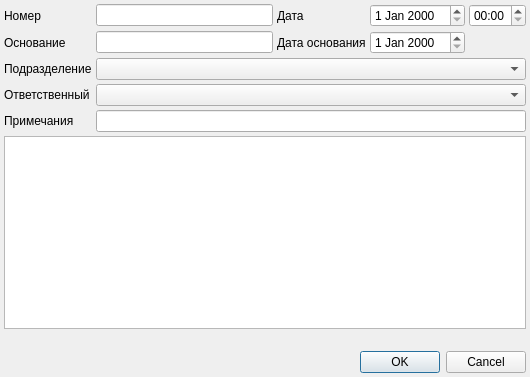
<?xml version="1.0" encoding="UTF-8"?>
<ui version="4.0">
 <class>FinTransferDialog</class>
 <widget class="QDialog" name="FinTransferDialog">
  <property name="geometry">
   <rect>
    <x>0</x>
    <y>0</y>
    <width>530</width>
    <height>377</height>
   </rect>
  </property>
  <property name="windowTitle">
   <string>Акт изменения типа финансирования ЛСиИМН</string>
  </property>
  <layout class="QGridLayout" name="gridLayout">
   <property name="margin">
    <number>4</number>
   </property>
   <property name="spacing">
    <number>4</number>
   </property>
   <item row="0" column="4">
    <widget class="CDateEdit" name="edtDate">
     <property name="sizePolicy">
      <sizepolicy hsizetype="Maximum" vsizetype="Fixed">
       <horstretch>0</horstretch>
       <verstretch>0</verstretch>
      </sizepolicy>
     </property>
    </widget>
   </item>
   <item row="1" column="0">
    <widget class="QLabel" name="lblReason">
     <property name="text">
      <string>Основание</string>
     </property>
     <property name="buddy">
      <cstring>edtReason</cstring>
     </property>
    </widget>
   </item>
   <item row="0" column="0">
    <widget class="QLabel" name="lblNumber">
     <property name="text">
      <string>Номер</string>
     </property>
     <property name="buddy">
      <cstring>edtNumber</cstring>
     </property>
    </widget>
   </item>
   <item row="2" column="1" colspan="5">
    <widget class="CStorageComboBox" name="cmbSupplier">
     <property name="sizePolicy">
      <sizepolicy hsizetype="Expanding" vsizetype="Fixed">
       <horstretch>0</horstretch>
       <verstretch>0</verstretch>
      </sizepolicy>
     </property>
    </widget>
   </item>
   <item row="4" column="0">
    <widget class="QLabel" name="lblNote">
     <property name="text">
      <string>Примечания</string>
     </property>
     <property name="buddy">
      <cstring>edtNote</cstring>
     </property>
    </widget>
   </item>
   <item row="1" column="3">
    <widget class="QLabel" name="lblReasonDate">
     <property name="sizePolicy">
      <sizepolicy hsizetype="Maximum" vsizetype="Preferred">
       <horstretch>0</horstretch>
       <verstretch>0</verstretch>
      </sizepolicy>
     </property>
     <property name="text">
      <string>Дата основания</string>
     </property>
     <property name="buddy">
      <cstring>edtReasonDate</cstring>
     </property>
    </widget>
   </item>
   <item row="2" column="0">
    <widget class="QLabel" name="lblSupplier">
     <property name="sizePolicy">
      <sizepolicy hsizetype="Maximum" vsizetype="Preferred">
       <horstretch>0</horstretch>
       <verstretch>0</verstretch>
      </sizepolicy>
     </property>
     <property name="text">
      <string>Подразделение</string>
     </property>
     <property name="buddy">
      <cstring>cmbSupplier</cstring>
     </property>
    </widget>
   </item>
   <item row="0" column="3">
    <widget class="QLabel" name="lblDate">
     <property name="sizePolicy">
      <sizepolicy hsizetype="Maximum" vsizetype="Preferred">
       <horstretch>0</horstretch>
       <verstretch>0</verstretch>
      </sizepolicy>
     </property>
     <property name="text">
      <string>Дата</string>
     </property>
     <property name="buddy">
      <cstring>edtDate</cstring>
     </property>
    </widget>
   </item>
   <item row="4" column="1" colspan="5">
    <widget class="QLineEdit" name="edtNote"/>
   </item>
   <item row="1" column="4">
    <widget class="CDateEdit" name="edtReasonDate">
     <property name="sizePolicy">
      <sizepolicy hsizetype="Maximum" vsizetype="Fixed">
       <horstretch>0</horstretch>
       <verstretch>0</verstretch>
      </sizepolicy>
     </property>
    </widget>
   </item>
   <item row="0" column="5">
    <widget class="QTimeEdit" name="edtTime">
     <property name="sizePolicy">
      <sizepolicy hsizetype="Maximum" vsizetype="Fixed">
       <horstretch>0</horstretch>
       <verstretch>0</verstretch>
      </sizepolicy>
     </property>
     <property name="displayFormat">
      <string>HH:mm</string>
     </property>
    </widget>
   </item>
   <item row="3" column="0">
    <widget class="QLabel" name="lblSupplierPerson">
     <property name="text">
      <string>Ответственный</string>
     </property>
     <property name="buddy">
      <cstring>cmbSupplierPerson</cstring>
     </property>
    </widget>
   </item>
   <item row="0" column="1" colspan="2">
    <widget class="QLineEdit" name="edtNumber"/>
   </item>
   <item row="1" column="1" colspan="2">
    <widget class="QLineEdit" name="edtReason"/>
   </item>
   <item row="3" column="1" colspan="5">
    <widget class="CPersonComboBoxEx" name="cmbSupplierPerson">
     <property name="sizePolicy">
      <sizepolicy hsizetype="Expanding" vsizetype="Fixed">
       <horstretch>0</horstretch>
       <verstretch>0</verstretch>
      </sizepolicy>
     </property>
    </widget>
   </item>
   <item row="7" column="0" colspan="6">
    <widget class="QDialogButtonBox" name="buttonBox">
     <property name="orientation">
      <enum>Qt::Horizontal</enum>
     </property>
     <property name="standardButtons">
      <set>QDialogButtonBox::Cancel|QDialogButtonBox::Ok</set>
     </property>
    </widget>
   </item>
   <item row="5" column="0" colspan="6">
    <widget class="CInDocTableView" name="tblItems">
     <property name="sizePolicy">
      <sizepolicy hsizetype="Preferred" vsizetype="Expanding">
       <horstretch>0</horstretch>
       <verstretch>0</verstretch>
      </sizepolicy>
     </property>
    </widget>
   </item>
   <item row="6" column="0" colspan="6">
    <widget class="QLabel" name="lblSummaryInfo">
     <property name="text">
      <string/>
     </property>
    </widget>
   </item>
  </layout>
 </widget>
 <customwidgets>
  <customwidget>
   <class>CDateEdit</class>
   <extends>QDateEdit</extends>
   <header>library/DateEdit.h</header>
  </customwidget>
  <customwidget>
   <class>CStorageComboBox</class>
   <extends>QComboBox</extends>
   <header>Orgs/OrgStructComboBoxes.h</header>
  </customwidget>
  <customwidget>
   <class>CInDocTableView</class>
   <extends>QTableView</extends>
   <header>library/InDocTable.h</header>
  </customwidget>
  <customwidget>
   <class>CPersonComboBoxEx</class>
   <extends>QComboBox</extends>
   <header>Orgs/PersonComboBoxEx.h</header>
  </customwidget>
 </customwidgets>
 <tabstops>
  <tabstop>edtNumber</tabstop>
  <tabstop>edtDate</tabstop>
  <tabstop>edtTime</tabstop>
  <tabstop>edtReason</tabstop>
  <tabstop>edtReasonDate</tabstop>
  <tabstop>cmbSupplier</tabstop>
  <tabstop>cmbSupplierPerson</tabstop>
  <tabstop>edtNote</tabstop>
  <tabstop>tblItems</tabstop>
  <tabstop>buttonBox</tabstop>
 </tabstops>
 <resources/>
 <connections>
  <connection>
   <sender>buttonBox</sender>
   <signal>accepted()</signal>
   <receiver>FinTransferDialog</receiver>
   <slot>accept()</slot>
   <hints>
    <hint type="sourcelabel">
     <x>252</x>
     <y>447</y>
    </hint>
    <hint type="destinationlabel">
     <x>157</x>
     <y>274</y>
    </hint>
   </hints>
  </connection>
  <connection>
   <sender>buttonBox</sender>
   <signal>rejected()</signal>
   <receiver>FinTransferDialog</receiver>
   <slot>reject()</slot>
   <hints>
    <hint type="sourcelabel">
     <x>320</x>
     <y>447</y>
    </hint>
    <hint type="destinationlabel">
     <x>286</x>
     <y>274</y>
    </hint>
   </hints>
  </connection>
 </connections>
</ui>
